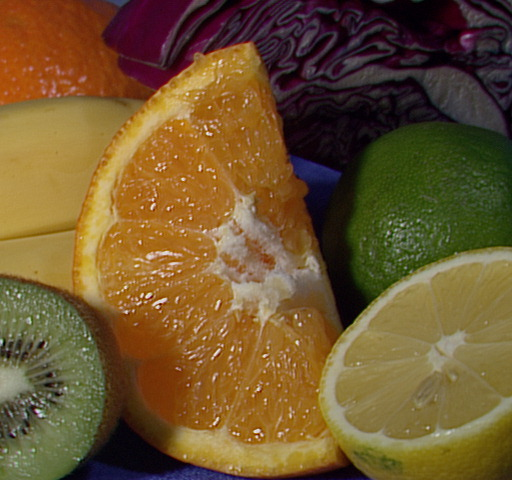
//> input picture 01-erode-blur-Canny/demo2/fruits.jpg, 512 x 480 px
$ ./main   (built with g++ and OpenCV 4)
//> lines starting //> are read from the running program, lines starting //| are printed output that depends on the picture
//
//  main.cpp
//  demo2
//
//  Created by lvfeng on 17/1/20.
//  Copyright © 2017年 lvfeng. All rights reserved.
//

#include <iostream>
#include <opencv2/opencv.hpp>
#include <opencv2/highgui/highgui.hpp>
#include <opencv2/imgproc/imgproc.hpp>

using namespace cv;

int main(int argc, const char * argv[]) {
    // insert code here...

    std::cout << "demo 2 start\n";
    Mat srcImage = imread("/Users/lvfeng/trunk/opencv-tutorial/01-erode-blur-Canny/demo2/fruits.jpg");
//> srcImage is the input picture: 480 rows x 512 cols, CV_8UC3; mean B, G, R 46.2, 85.6, 110.8
    if (!srcImage.empty()) {
        imshow("demo 2", srcImage);
        waitKey(0);
    }
    std::cout <<" demo 2 end\n";


    std::cout<<"demo 3 start\n";
    Mat element = getStructuringElement(MORPH_RECT, Size(15, 15));
    Mat dstImage;
    erode(srcImage, dstImage, element);
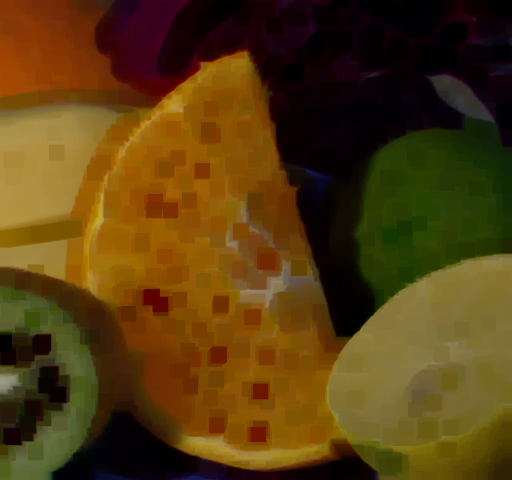
//> dstImage: 480 rows x 512 cols, CV_8UC3; mean B, G, R 15.4, 59.7, 85.8
    imshow("demo 3", dstImage);
    waitKey(0);
    std::cout <<" demo 3 end\n";

    std::cout<<"demo 4 start\n";
    blur(srcImage, dstImage, Size(7, 7));
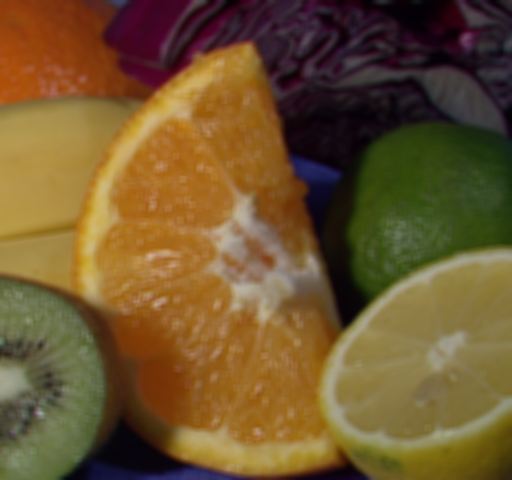
//> dstImage: 480 rows x 512 cols, CV_8UC3; mean B, G, R 46.2, 85.6, 110.8
    imshow("demo 4", dstImage);
    waitKey(0);
    std::cout<<"demo 4 end\n";

    std::cout<<"demo 5 start\n";
    Mat edge, grayImage;
    dstImage.create(srcImage.size(), srcImage.type()); //[1] create 与srcimage 同类型和大小的矩阵(dst)
    cvtColor(srcImage, grayImage, CV_BGR2GRAY);//[2] covert 原图到灰度图
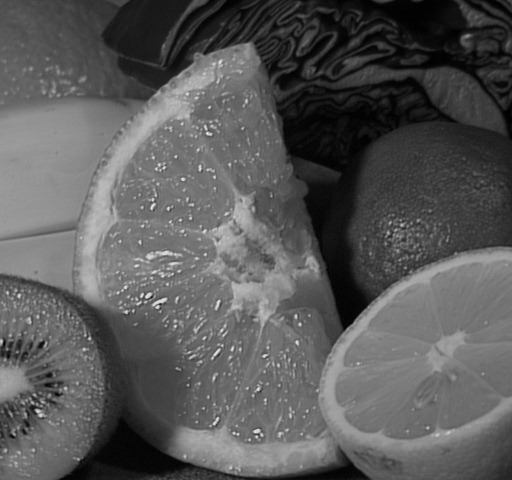
//> grayImage: 480 rows x 512 cols, CV_8UC1; min 0, max 238, mean 88.7
    blur(grayImage, edge, Size(3, 3));//[3] 使用3*3 内核降噪
    Canny(edge, edge, 3, 9);
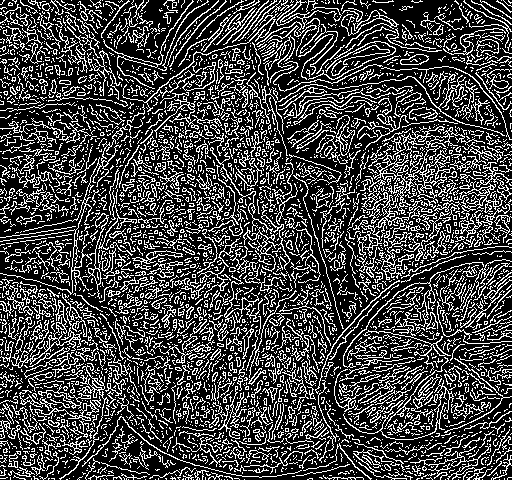
//> edge: 480 rows x 512 cols, CV_8UC1; 26.9% white in thin lines or dots
    imshow("demo 5", edge);
    waitKey(0);
    std::cout<<"demo 5 end\n";
// [11 lines of commented-out code are left out]
    std::cout<<"demo 7 start\n";
    VideoCapture capture(0);
    Mat edges;
    while(1) {
        Mat frame;
        capture>>frame;
        cvtColor(frame, edges, CV_BGR2GRAY);//转换BGR彩色图到灰度图
        blur(frame, edges, Size(10, 10));//进行模糊
//> (the run ends here: the program stops with an error, at `Canny(edges, edges, 0, 30);`)
